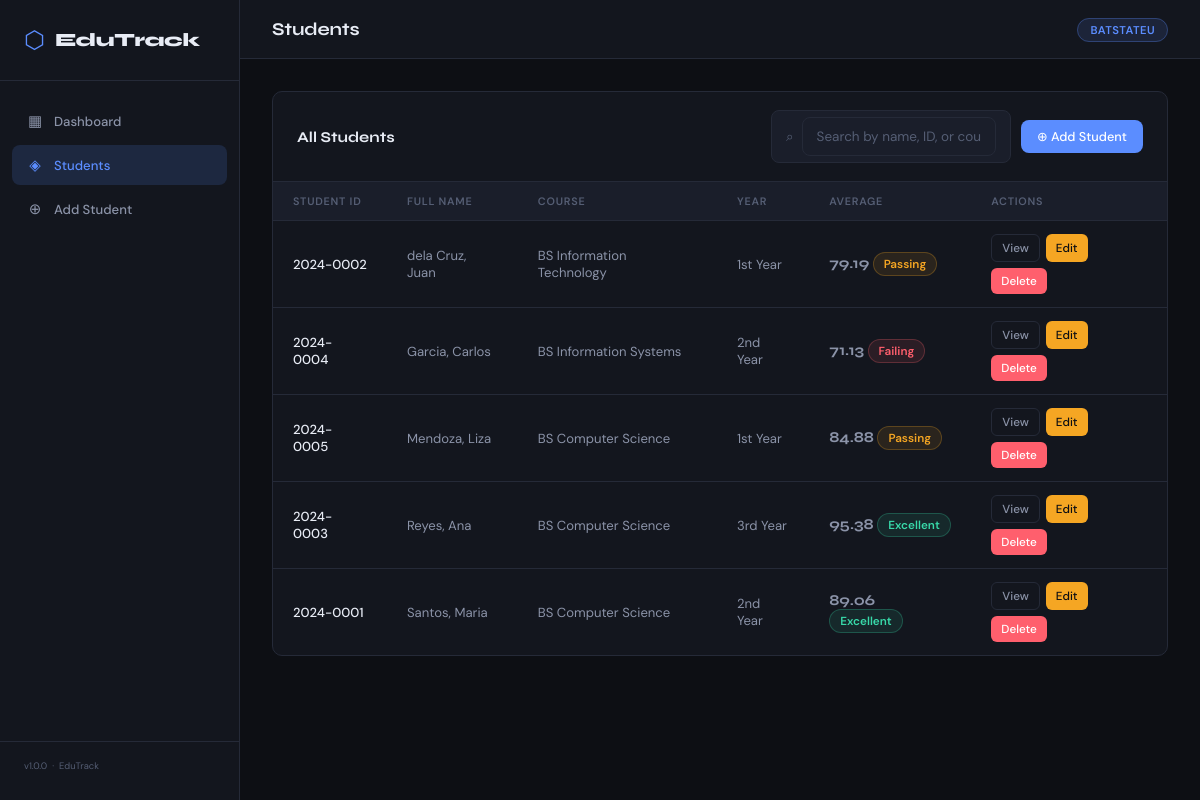
The app's page /students/view.php with its own data.
### tables this page shows
CREATE TABLE IF NOT EXISTS students (
    id          INT AUTO_INCREMENT PRIMARY KEY,
    student_id  VARCHAR(20)  NOT NULL UNIQUE,
    firstname   VARCHAR(80)  NOT NULL,
    lastname    VARCHAR(80)  NOT NULL,
    course      VARCHAR(100) NOT NULL,
    year_level  VARCHAR(20)  NOT NULL,
    email       VARCHAR(120),
    created_at  TIMESTAMP    DEFAULT CURRENT_TIMESTAMP
);

### students/view.php (the view, shortened to what this page needs)
<?php
$conn = getConnection();
$students = $conn->query("
    SELECT s.*, COALESCE(AVG(g.grade), NULL) AS average
    FROM students s
    LEFT JOIN grades g ON g.student_id = s.id
    GROUP BY s.id
    ORDER BY s.lastname, s.firstname
");
include __DIR__ . '/../includes/header.php';
?>
<div class="table-card">
  <div class="table-header">
    <h2>All Students</h2>
    <div style="display:flex;gap:10px;align-items:center;flex-wrap:wrap;">
      <div class="search-box">
        <span class="search-icon">⌕</span>
        <input type="text" id="studentSearch" placeholder="Search by name, ID, or course…" autocomplete="off" />
      </div>
      <a href="/edutrack/students/add.php" class="btn btn-primary">⊕ Add Student</a>
    </div>
  </div>
  <table>
    <thead>
      <tr>
        <th>Student ID</th>
        <th>Full Name</th>
        <th>Course</th>
        <th>Year</th>
        <th>Average</th>
        <th>Actions</th>
      </tr>
    </thead>
    <tbody id="studentTableBody">
    <?php if ($students->num_rows === 0): ?>
      <tr><td colspan="6" class="no-data">No students found.</td></tr>
    <?php else: ?>
      <?php while ($s = $students->fetch_assoc()):
        $avg = $s['average'];
        $cls = $avg === null ? '' : ($avg >= 85 ? 'grade-pass' : ($avg >= 75 ? 'grade-average' : 'grade-fail'));
        $lbl = $avg === null ? '' : ($avg >= 85 ? 'Excellent' : ($avg >= 75 ? 'Passing' : 'Failing'));
      ?>
      <tr>
        <td><?= htmlspecialchars($s['student_id']) ?></td>
        <td><?= htmlspecialchars($s['lastname'] . ', ' . $s['firstname']) ?></td>
        <td><?= htmlspecialchars($s['course']) ?></td>
        <td><?= htmlspecialchars($s['year_level']) ?></td>
        <td>
          <?php if ($avg !== null): ?>
            <span class="grade-number"><?= number_format($avg, 2) ?></span>
            <span class="grade-badge <?= $cls ?>"><?= $lbl ?></span>
          <?php else: ?>
            <span style="color:var(--text-3)">—</span>
          <?php endif; ?>
        </td>
        <td>
          <div class="action-group">
            <a href="/edutrack/students/profile.php?id=<?= $s['id'] ?>" class="btn btn-ghost btn-sm">View</a>
            <a href="/edutrack/students/edit.php?id=<?= $s['id'] ?>" class="btn btn-warning btn-sm">Edit</a>
            <button class="btn btn-danger btn-sm"
              onclick="confirmDelete(<?= $s['id'] ?>, '<?= htmlspecialchars(addslashes($s['firstname'] . ' ' . $s['lastname'])) ?>')">
              Delete
            </button>
          </div>
        </td>
      </tr>
      <?php endwhile; ?>
    <?php endif; ?>
    </tbody>
  </table>
</div>
<?php $conn->close(); include __DIR__ . '/../includes/footer.php'; ?>

### assets/css/style.css (style rules this page uses)
:root { --bg: #0d0f14; --bg-2: #13161e; --bg-3: #1a1e2a; --border: #252a38; --accent: #5b8dff; --accent-2: #38d9a9; --accent-warn:#f5a623; --accent-danger:#ff5f6d; --text-1: #e8ecf5; --text-2: #8b93a8; --text-3: #555e74; --sidebar-w: 240px; --radius: 10px; --shadow: 0 4px 24px rgba(0,0,0,.35); }
*, *::before, *::after { box-sizing: border-box; margin: 0; padding: 0; }
html { font-size: 15px; }
body { font-family: 'DM Sans', sans-serif; background: var(--bg); color: var(--text-1); display: flex; min-height: 100vh; }
.table-card { background: var(--bg-2); border: 1px solid var(--border); border-radius: var(--radius); overflow: hidden; }
.table-header { padding: 18px 24px; border-bottom: 1px solid var(--border); display: flex; align-items: center; justify-content: space-between; gap: 12px; flex-wrap: wrap; }
.table-header h2 { font-family: 'Syne', sans-serif; font-weight: 700; font-size: 1rem; }
.search-box { display: flex; align-items: center; background: var(--bg-3); border: 1px solid var(--border); border-radius: 8px; padding: 6px 14px; gap: 8px; min-width: 240px; }
.search-box input { background: transparent; border: none; outline: none; color: var(--text-1); font-family: 'DM Sans', sans-serif; font-size: .875rem; width: 100%; }
.search-box input::placeholder { color: var(--text-3); }
.search-icon { color: var(--text-3); font-size: .9rem; }
table { width: 100%; border-collapse: collapse; }
thead th { padding: 12px 20px; text-align: left; font-size: .72rem; text-transform: uppercase; letter-spacing: .07em; color: var(--text-3); font-weight: 600; border-bottom: 1px solid var(--border); background: var(--bg-3); }
tbody tr { border-bottom: 1px solid var(--border); transition: background .1s; }
tbody tr:last-child { border-bottom: none; }
tbody td { padding: 13px 20px; font-size: .875rem; color: var(--text-2); vertical-align: middle; }
tbody td:first-child { color: var(--text-1); font-weight: 500; }
.grade-badge { display: inline-block; padding: 3px 10px; border-radius: 20px; font-size: .78rem; font-weight: 600; }
.grade-pass { background: rgba(56,217,169,.1); color: var(--accent-2); border: 1px solid rgba(56,217,169,.25); }
.grade-average { background: rgba(245,166,35,.1); color: var(--accent-warn); border: 1px solid rgba(245,166,35,.25); }
.grade-fail { background: rgba(255,95,109,.1); color: var(--accent-danger); border: 1px solid rgba(255,95,109,.25); }
.btn { display: inline-flex; align-items: center; gap: 6px; padding: 8px 16px; border-radius: 8px; border: none; cursor: pointer; font-family: 'DM Sans', sans-serif; font-size: .85rem; font-weight: 500; text-decoration: none; transition: opacity .15s, transform .1s; }
.btn-primary { background: var(--accent); color: #fff; }
.btn-warning { background: var(--accent-warn); color: #0d0f14; }
.btn-danger { background: var(--accent-danger); color: #fff; }
.btn-ghost { background: transparent; border: 1px solid var(--border); color: var(--text-2); }
.btn-sm { padding: 5px 10px; font-size: .78rem; border-radius: 6px; }
.action-group { display: flex; gap: 6px; flex-wrap: wrap; }
input[type="text"], input[type="email"], input[type="number"], select, textarea { background: var(--bg-3); border: 1px solid var(--border); border-radius: 8px; color: var(--text-1); font-family: 'DM Sans', sans-serif; font-size: .9rem; padding: 10px 14px; outline: none; transition: border-color .15s; width: 100%; }
.grade-number { font-family: 'Syne', sans-serif; font-weight: 700; font-size: 1rem; }

### records on screen
students: student "2024-0002", lastname+firstname "dela Cruz, Juan", course "BS Information Technology", year_level "1st Year", avg "79.19", lbl "Passing"
students: student "2024-0004", lastname+firstname "Garcia, Carlos", course "BS Information Systems", year_level "2nd Year", avg "71.13", lbl "Failing"
students: student "2024-0005", lastname+firstname "Mendoza, Liza", course "BS Computer Science", year_level "1st Year", avg "84.88", lbl "Passing"
students: student "2024-0003", lastname+firstname "Reyes, Ana", course "BS Computer Science", year_level "3rd Year", avg "95.38", lbl "Excellent"
students: student "2024-0001", lastname+firstname "Santos, Maria", course "BS Computer Science", year_level "2nd Year", avg "89.06", lbl "Excellent"

### other values on screen
$pageTitle "Students"
